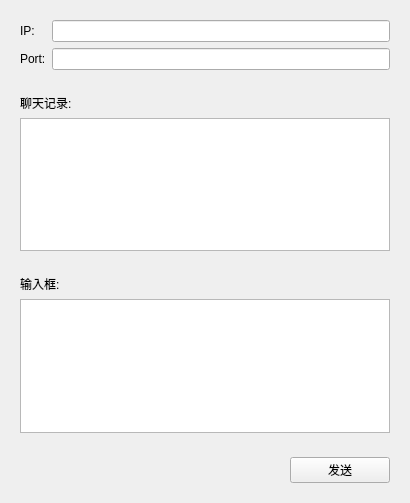
<?xml version="1.0" encoding="UTF-8"?>
<ui version="4.0">
 <class>Client</class>
 <widget class="QWidget" name="Client">
  <property name="geometry">
   <rect>
    <x>0</x>
    <y>0</y>
    <width>410</width>
    <height>503</height>
   </rect>
  </property>
  <property name="windowTitle">
   <string>Form</string>
  </property>
  <layout class="QVBoxLayout" name="verticalLayout_3">
   <item>
    <widget class="QWidget" name="widget" native="true">
     <layout class="QGridLayout" name="gridLayout">
      <item row="0" column="0">
       <widget class="QLabel" name="label">
        <property name="text">
         <string>IP:</string>
        </property>
       </widget>
      </item>
      <item row="0" column="1">
       <widget class="QLineEdit" name="ip"/>
      </item>
      <item row="1" column="0">
       <widget class="QLabel" name="label_2">
        <property name="text">
         <string>Port:</string>
        </property>
       </widget>
      </item>
      <item row="1" column="1">
       <widget class="QLineEdit" name="port">
        <property name="text">
         <string/>
        </property>
       </widget>
      </item>
     </layout>
    </widget>
   </item>
   <item>
    <widget class="QWidget" name="widget_2" native="true">
     <layout class="QVBoxLayout" name="verticalLayout">
      <item>
       <widget class="QLabel" name="label_3">
        <property name="text">
         <string>聊天记录:</string>
        </property>
       </widget>
      </item>
      <item>
       <widget class="QTextBrowser" name="record"/>
      </item>
     </layout>
    </widget>
   </item>
   <item>
    <widget class="QWidget" name="widget_3" native="true">
     <layout class="QVBoxLayout" name="verticalLayout_2">
      <item>
       <widget class="QLabel" name="label_4">
        <property name="text">
         <string>输入框:</string>
        </property>
       </widget>
      </item>
      <item>
       <widget class="QTextEdit" name="msgEdit"/>
      </item>
     </layout>
    </widget>
   </item>
   <item>
    <widget class="QWidget" name="widget_4" native="true">
     <layout class="QHBoxLayout" name="horizontalLayout">
      <item>
       <spacer name="horizontalSpacer">
        <property name="orientation">
         <enum>Qt::Horizontal</enum>
        </property>
        <property name="sizeHint" stdset="0">
         <size>
          <width>220</width>
          <height>20</height>
         </size>
        </property>
       </spacer>
      </item>
      <item>
       <widget class="QPushButton" name="sendBtn">
        <property name="minimumSize">
         <size>
          <width>100</width>
          <height>0</height>
         </size>
        </property>
        <property name="text">
         <string>发送</string>
        </property>
       </widget>
      </item>
     </layout>
    </widget>
   </item>
  </layout>
 </widget>
 <resources/>
 <connections/>
</ui>
